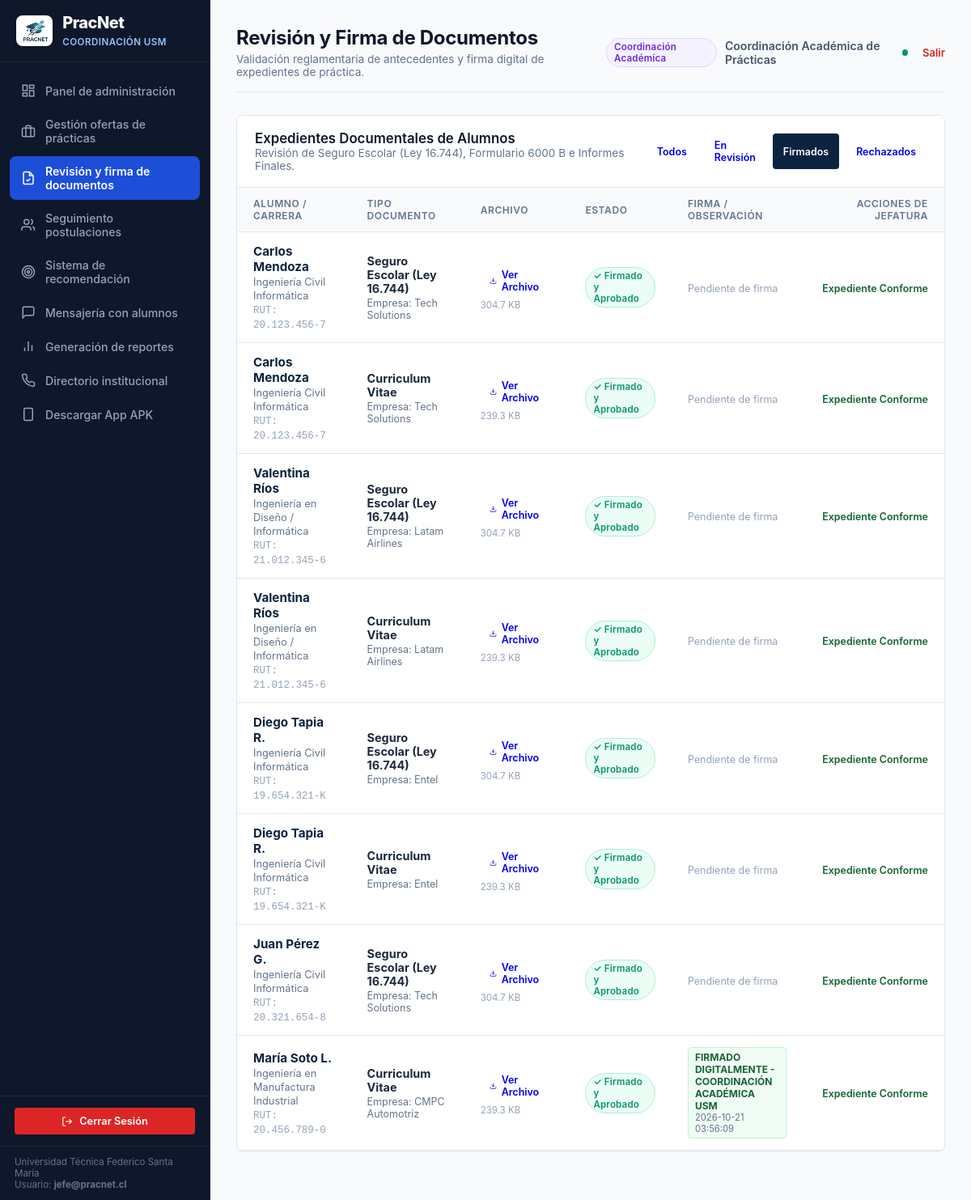
Page /admin/documentos?estado=Aprobado (signed in) on the committed database.
### tables this page shows
CREATE TABLE documento_practica (
            id INTEGER PRIMARY KEY AUTOINCREMENT,
            estudiante_id INTEGER NOT NULL REFERENCES estudiante(id) ON DELETE CASCADE,
            postulacion_id INTEGER REFERENCES postulacion(id) ON DELETE SET NULL,
            tipo_documento TEXT NOT NULL,
            nombre_archivo TEXT NOT NULL,
            ruta_archivo TEXT NOT NULL,
            tamano_bytes INTEGER,
            estado_validacion TEXT DEFAULT 'Pendiente',
            fecha_subida TIMESTAMP DEFAULT CURRENT_TIMESTAMP
        , observacion TEXT, firmado_por TEXT, fecha_firma TIMESTAMP);

CREATE TABLE estudiante (
            id INTEGER PRIMARY KEY AUTOINCREMENT,
            usuario_id INTEGER UNIQUE REFERENCES usuario(id) ON DELETE CASCADE,
            nombre TEXT NOT NULL,
            apellido TEXT,
            rut TEXT UNIQUE NOT NULL,
            correo_institucional TEXT NOT NULL,
            carrera TEXT NOT NULL,
            universidad TEXT DEFAULT 'Universidad Técnica Federico Santa María',
            sede TEXT DEFAULT 'Campus San Joaquín',
            ano_ingreso INTEGER DEFAULT 2022,
            semestre_actual INTEGER DEFAULT 8,
            avance_malla INTEGER DEFAULT 75,
            creditos_totales INTEGER DEFAULT 180,
            es_primera_practica INTEGER DEFAULT 1,
            habilidades TEXT,
            ubicacion TEXT DEFAULT 'Santiago, Chile',
            telefono TEXT DEFAULT '+56 9 1234 5678'
        );

CREATE TABLE empresa (
            id INTEGER PRIMARY KEY AUTOINCREMENT,
            usuario_id INTEGER REFERENCES usuario(id) ON DELETE SET NULL,
            nombre TEXT NOT NULL,
            area TEXT NOT NULL,
            direccion TEXT,
            correo_contacto TEXT,
            rut TEXT UNIQUE,
            convenio_vigente INTEGER DEFAULT 1,
            tasa_retencion INTEGER DEFAULT 35
        );

### app/routes_admin.py (the view)
@admin_bp.route('/documentos')
def documentos():
    estado_filtro = request.args.get('estado', '')
    with get_db() as conn:
        cursor = conn.cursor()
        query = """
            SELECT d.*, e.nombre as est_nombre, e.apellido as est_apellido, e.rut as est_rut, e.carrera as est_carrera,
                   o.titulo as oferta_titulo, emp.nombre as empresa_nombre
            FROM documento_practica d
            JOIN estudiante e ON d.estudiante_id = e.id
            LEFT JOIN postulacion p ON d.postulacion_id = p.id
            LEFT JOIN oferta_practica o ON p.oferta_practica_id = o.id
            LEFT JOIN empresa emp ON o.empresa_id = emp.id
        """
        params = []
        if estado_filtro:
            query += " WHERE d.estado_validacion = ?"
            params.append(estado_filtro)
        query += " ORDER BY d.id DESC"
        cursor.execute(query, tuple(params))
        documentos_lista = cursor.fetchall()
    return render_template('admin/documentos.html', documentos=documentos_lista, estado_filtro=estado_filtro)

### app/__init__.py (called while the page is built)
def create_app():
    app = Flask(__name__)
    app.config.from_object(Config)
    os.makedirs(app.config['UPLOAD_FOLDER'], exist_ok=True)
    init_db()
    from app.auth import auth_bp
    from app.routes_admin import admin_bp
    from app.routes_student import student_bp
    from app.routes_empresa import empresa_bp
    app.register_blueprint(auth_bp)
    app.register_blueprint(admin_bp)
    app.register_blueprint(student_bp)
    app.register_blueprint(empresa_bp)
    @app.route('/')
    def index():
        return redirect(url_for('auth.login'))
    @app.errorhandler(404)
    def page_not_found(e):
        return render_template('404.html'), 404
    @app.errorhandler(500)
    def internal_server_error(e):
        return render_template('500.html'), 500
    @app.after_request
    def apply_security_headers(response):
        return add_security_headers(response)
    return app

### app/database.py (called while the page is built)
def get_db_connection():
    conn = sqlite3.connect(Config.DATABASE_PATH)
    conn.row_factory = sqlite3.Row
    conn.execute("PRAGMA foreign_keys = ON;")
    return conn

@contextmanager
def get_db():
    conn = get_db_connection()
    try:
        yield conn
        conn.commit()
    except Exception as e:
        conn.rollback()
        raise e
    finally:
        conn.close()

### app/routes_admin.py (called while the page is built)
@admin_bp.before_request
@role_required(['admin', 'jefe_carrera'])
def restrict_admin():
    pass

### app/security.py (called while the page is built)
def role_required(allowed_roles):
    def decorator(f):
        @wraps(f)
        def decorated_function(*args, **kwargs):
            if 'user_id' not in session:
                flash('Por favor inicia sesión.', 'warning')
                return redirect(url_for('auth.login'))
            if session.get('rol') not in allowed_roles:
                flash('No tienes permisos suficientes para acceder a este módulo.', 'danger')
                return redirect(url_for('auth.unauthorized'))
            return f(*args, **kwargs)
        return decorated_function
    return decorator

def add_security_headers(response):
    response.headers['X-Content-Type-Options'] = 'nosniff'
    response.headers['X-Frame-Options'] = 'SAMEORIGIN'
    response.headers['X-XSS-Protection'] = '1; mode=block'
    response.headers['Referrer-Policy'] = 'strict-origin-when-cross-origin'
    return response

### app/templates/admin/documentos.html (shortened to what this page needs)
{% extends 'base.html' %}
{% block admin_title %}
<h1>Revisión y Firma de Documentos</h1>
<p>Validación reglamentaria de antecedentes y firma digital de expedientes de práctica.</p>
{% endblock %}
{% block content %}
<div class="table-card">
  <div class="table-header">
    <div>
      <h3>Expedientes Documentales de Alumnos</h3>
      <p style="color: var(--text-muted); font-size: 0.85rem;">Revisión de Seguro Escolar (Ley 16.744), Formulario 6000 B e Informes Finales.</p>
    </div>
    <div style="display: flex; gap: 8px;">
      <a href="{{ url_for('admin.documentos') }}" class="btn {% if not estado_filtro %}btn-primary{% else %}btn-outline{% endif %}" style="font-size: 0.78rem; padding: 6px 12px;">Todos</a>
      <a href="{{ url_for('admin.documentos', estado='En Revisión') }}" class="btn {% if estado_filtro == 'En Revisión' %}btn-primary{% else %}btn-outline{% endif %}" style="font-size: 0.78rem; padding: 6px 12px;">En Revisión</a>
      <a href="{{ url_for('admin.documentos', estado='Aprobado') }}" class="btn {% if estado_filtro == 'Aprobado' %}btn-primary{% else %}btn-outline{% endif %}" style="font-size: 0.78rem; padding: 6px 12px;">Firmados</a>
      <a href="{{ url_for('admin.documentos', estado='Rechazado') }}" class="btn {% if estado_filtro == 'Rechazado' %}btn-primary{% else %}btn-outline{% endif %}" style="font-size: 0.78rem; padding: 6px 12px;">Rechazados</a>
    </div>
  </div>
  {% if documentos %}
  <table class="data-table">
    <thead>
      <tr>
        <th>ALUMNO / CARRERA</th>
        <th>TIPO DOCUMENTO</th>
        <th>ARCHIVO</th>
        <th>ESTADO</th>
        <th>FIRMA / OBSERVACIÓN</th>
        <th style="text-align: right;">ACCIONES DE JEFATURA</th>
      </tr>
    </thead>
    <tbody>
      {% for d in documentos %}
      <tr>
        <td>
          <strong style="color: var(--primary-navy); font-size: 0.95rem;">{{ d.est_nombre }} {{ d.est_apellido }}</strong><br>
          <span style="color: #64748b; font-size: 0.8rem;">{{ d.est_carrera }}</span><br>
          <span style="font-family: monospace; font-size: 0.78rem; color: #94a3b8;">RUT: {{ d.est_rut }}</span>
        </td>
        <td>
          <strong style="color: #1e293b; font-size: 0.9rem;">
            {% if d.tipo_documento == 'seguro_escolar' %}
              Seguro Escolar (Ley 16.744)
            {% elif d.tipo_documento == 'formulario_6000b' %}
              Formulario 6000 B
            {% elif d.tipo_documento == 'carta_aceptacion' %}
              Carta de Aceptación Empresa
            {% elif d.tipo_documento == 'informe_final' %}
              Informe Final de Práctica
            {% elif d.tipo_documento == 'curriculum' %}
              Curriculum Vitae
            {% else %}
              {{ d.tipo_documento }}
            {% endif %}
          </strong>
          {% if d.empresa_nombre %}
            <div style="font-size: 0.78rem; color: #64748b; margin-top: 2px;">
              Empresa: {{ d.empresa_nombre }}
            </div>
          {% endif %}
        </td>
        <td>
          <a href="{{ url_for('admin.descargar_documento_admin', doc_id=d.id) }}" class="btn btn-outline" style="padding: 4px 10px; font-size: 0.78rem; display: inline-flex; align-items: center; gap: 6px;">
            <svg width="12" height="12" viewBox="0 0 24 24" fill="none" stroke="currentColor" stroke-width="2"><path d="M21 15v4a2 2 0 0 1-2 2H5a2 2 0 0 1-2-2v-4"/><polyline points="7 10 12 15 17 10"/><line x1="12" y1="15" x2="12" y2="3"/></svg>
            <span>Ver Archivo</span>
          </a>
          <div style="font-size: 0.72rem; color: #94a3b8; margin-top: 3px;">
            {{ (d.tamano_bytes / 1024)|round(1) if d.tamano_bytes else '120' }} KB
          </div>
        </td>
        <td>
          {% if d.estado_validacion == 'Aprobado' %}
            <span class="badge badge-success">✓ Firmado y Aprobado</span>
          {% elif d.estado_validacion == 'Rechazado' %}
            <span class="badge badge-danger">✗ Rechazado</span>
          {% else %}
            <span class="badge badge-warning">● En Revisión</span>
          {% endif %}
        </td>
        <td style="max-width: 220px;">
          {% if d.firmado_por %}
            <div style="font-size: 0.75rem; color: #166534; background: #f0fdf4; border: 1px solid #bbf7d0; padding: 4px 8px; border-radius: 4px;">
              <strong>{{ d.firmado_por }}</strong>
              <div style="color: #64748b; font-size: 0.7rem;">{{ d.fecha_firma }}</div>
            </div>
          {% elif d.observacion %}
            <div style="font-size: 0.75rem; color: #991b1b; background: #fef2f2; border: 1px solid #fecaca; padding: 4px 8px; border-radius: 4px;">
              <em>"{{ d.observacion }}"</em>
            </div>
          {% else %}
            <span style="font-size: 0.78rem; color: #94a3b8;">Pendiente de firma</span>
          {% endif %}
        </td>
        <td style="text-align: right; white-space: nowrap;">
          {% if d.estado_validacion != 'Aprobado' %}
            <form method="POST" action="{{ url_for('admin.firmar_documento', doc_id=d.id) }}" style="display: inline-block; margin: 0;">
              <button type="submit" class="btn btn-success" style="padding: 6px 12px; font-size: 0.8rem; display: inline-flex; align-items: center; gap: 4px;">
                <svg width="13" height="13" viewBox="0 0 24 24" fill="none" stroke="currentColor" stroke-width="2.5"><polyline points="20 6 9 17 4 12"/></svg>
                <span>Firmar y Aprobar</span>
              </button>
            </form>
            <button type="button" onclick="abrirRechazo('{{ d.id }}', '{{ d.est_nombre }} {{ d.est_apellido }}', '{{ d.tipo_documento }}')" class="btn btn-danger" style="padding: 6px 10px; font-size: 0.8rem; display: inline-flex; align-items: center; gap: 4px;">
              <svg width="13" height="13" viewBox="0 0 24 24" fill="none" stroke="currentColor" stroke-width="2.5"><line x1="18" y1="6" x2="6" y2="18"/><line x1="6" y1="6" x2="18" y2="18"/></svg>
              <span>Rechazar</span>
            </button>
          {% else %}
            <span style="font-size: 0.78rem; color: #166534; font-weight: 600;">Expediente Conforme</span>
          {% endif %}
        </td>
      </tr>
      {% endfor %}
    </tbody>
  </table>
  {% endif %}
</div>
{% endblock %}

### app/static/css/pracnet.css (style rules this page uses)
:root { --primary-navy: #0c2340; --primary-slate: #0f172a; --primary-surface: #1e293b; --accent-blue: #1d4ed8; --accent-blue-light: #eff6ff; --accent-gold: #b45309; --accent-gold-light: #fef3c7; --success-green: #059669; --success-light: #ecfdf5; --warning-amber: #d97706; --danger-red: #dc2626; --danger-light: #fef2f2; --bg-page: #f8fafc; --card-bg: #ffffff; --text-primary: #0f172a; --text-secondary: #475569; --text-muted: #64748b; --border-subtle: #e2e8f0; --border-strong: #cbd5e1; --sidebar-width: 260px; --radius-sm: 4px; --radius-md: 8px; --radius-lg: 12px; --shadow-sm: 0 1px 2px 0 rgb(0 0 0 / 0.05); --shadow-md: 0 4px 6px -1px rgb(0 0 0 / 0.07), 0 2px 4px -2px rgb(0 0 0 / 0.07); --shadow-lg: 0 10px 15px -3px rgb(0 0 0 / 0.08), 0 4px 6px -4px rgb(0 0 0 / 0.04); }
* { box-sizing: border-box; margin: 0; padding: 0; font-family: -apple-system, BlinkMacSystemFont, "Segoe UI", Roboto, "Helvetica Neue", Arial, sans-serif; }
body { background-color: var(--bg-page); color: var(--text-primary); min-height: 100vh; display: flex; flex-direction: column; -webkit-font-smoothing: antialiased; }
.content-header h1 { font-size: 1.5rem; font-weight: 700; color: var(--text-primary); letter-spacing: -0.3px; }
.content-header p { font-size: 0.85rem; color: var(--text-muted); margin-top: 4px; }
.table-card { background: var(--card-bg); border-radius: var(--radius-md); border: 1px solid var(--border-subtle); box-shadow: var(--shadow-sm); overflow: hidden; margin-bottom: 28px; }
.table-header { padding: 18px 22px; display: flex; justify-content: space-between; align-items: center; border-bottom: 1px solid var(--border-subtle); background: #ffffff; }
.table-header h3 { font-size: 1.05rem; font-weight: 600; color: var(--text-primary); }
.data-table { width: 100%; border-collapse: collapse; }
.data-table th { background-color: #f8fafc; color: var(--text-muted); font-size: 0.75rem; font-weight: 600; text-transform: uppercase; letter-spacing: 0.6px; text-align: left; padding: 12px 20px; border-bottom: 1px solid var(--border-subtle); }
.data-table td { padding: 14px 20px; border-bottom: 1px solid var(--border-subtle); font-size: 0.88rem; color: var(--text-secondary); }
.badge { display: inline-flex; align-items: center; gap: 4px; padding: 3px 9px; border-radius: 9999px; font-size: 0.72rem; font-weight: 600; letter-spacing: 0.2px; }
.badge-success { background: var(--success-light); color: var(--success-green); border: 1px solid #a7f3d0; }
.btn { display: inline-flex; align-items: center; justify-content: center; gap: 8px; font-weight: 600; padding: 8px 16px; border-radius: var(--radius-sm); border: 1px solid transparent; cursor: pointer; text-decoration: none; font-size: 0.88rem; transition: all 0.15s ease-in-out; }
.btn-primary { background-color: var(--primary-navy); color: #ffffff; }

### rows in the picture
documento_practica: est_nombre "Carlos", est_apellido "Mendoza", est_carrera "Ingeniería Civil Informática", est_rut "20.123.456-7", tipo_documento "Seguro Escolar (Ley 16.744)", empresa_nombre "Tech Solutions", tamano_bytes "304.7", estado_validacion "✓ Firmado y Aprobado", shows "Pendiente de firma"
documento_practica: est_nombre "Carlos", est_apellido "Mendoza", est_carrera "Ingeniería Civil Informática", est_rut "20.123.456-7", tipo_documento "Curriculum Vitae", empresa_nombre "Tech Solutions", tamano_bytes "239.3", estado_validacion "✓ Firmado y Aprobado", shows "Pendiente de firma"
documento_practica: est_nombre "Valentina", est_apellido "Ríos", est_carrera "Ingeniería en Diseño / Informática", est_rut "21.012.345-6", tipo_documento "Seguro Escolar (Ley 16.744)", empresa_nombre "Latam Airlines", tamano_bytes "304.7", estado_validacion "✓ Firmado y Aprobado", shows "Pendiente de firma"
documento_practica: est_nombre "Valentina", est_apellido "Ríos", est_carrera "Ingeniería en Diseño / Informática", est_rut "21.012.345-6", tipo_documento "Curriculum Vitae", empresa_nombre "Latam Airlines", tamano_bytes "239.3", estado_validacion "✓ Firmado y Aprobado", shows "Pendiente de firma"
documento_practica: est_nombre "Diego", est_apellido "Tapia R.", est_carrera "Ingeniería Civil Informática", est_rut "19.654.321-K", tipo_documento "Seguro Escolar (Ley 16.744)", empresa_nombre "Entel", tamano_bytes "304.7", estado_validacion "✓ Firmado y Aprobado", shows "Pendiente de firma"
documento_practica: est_nombre "Diego", est_apellido "Tapia R.", est_carrera "Ingeniería Civil Informática", est_rut "19.654.321-K", tipo_documento "Curriculum Vitae", empresa_nombre "Entel", tamano_bytes "239.3", estado_validacion "✓ Firmado y Aprobado", shows "Pendiente de firma"
documento_practica: est_nombre "Juan", est_apellido "Pérez G.", est_carrera "Ingeniería Civil Informática", est_rut "20.321.654-8", tipo_documento "Seguro Escolar (Ley 16.744)", empresa_nombre "Tech Solutions", tamano_bytes "304.7", estado_validacion "✓ Firmado y Aprobado", shows "Pendiente de firma"
documento_practica: est_nombre "María", est_apellido "Soto L.", est_carrera "Ingeniería en Manufactura Industrial", est_rut "20.456.789-0", tipo_documento "Curriculum Vitae", empresa_nombre "CMPC Automotriz", tamano_bytes "239.3", estado_validacion "✓ Firmado y Aprobado", firmado_por "FIRMADO DIGITALMENTE - COORDINACIÓN ACADÉMICA USM", fecha_firma "2026-10-21 03:56:09"

### other values in the picture
{{ session.get('email') }} "jefe@pracnet.cl"
{{ session.get('nombre') }} "Coordinación Académica de Prácticas"
